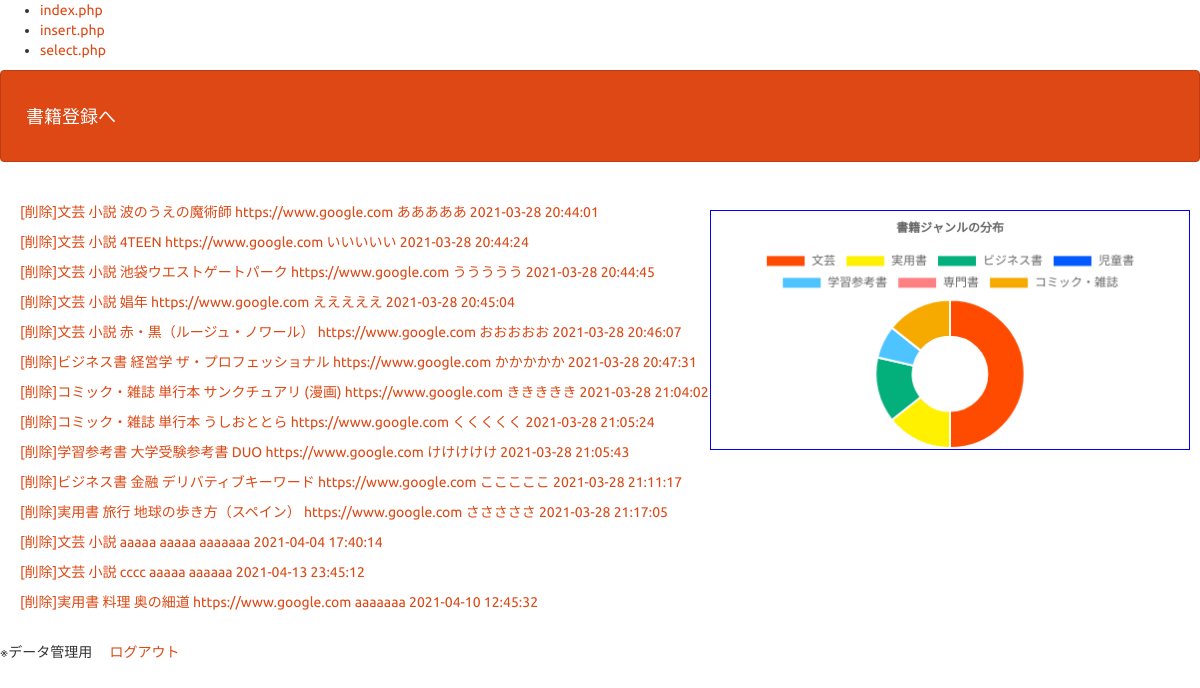
Screenshot of /select.php (signed in) with the database file from the repository.
### tables this page shows
CREATE TABLE `gs_20210327_table` (
  `id` mediumint(12) NOT NULL,
  `b_genre_1` varchar(128) NOT NULL,
  `b_genre_2` varchar(128) NOT NULL,
  `b_name` varchar(64) NOT NULL,
  `b_url` text NOT NULL,
  `b_remarks` text NOT NULL,
  `indate` datetime NOT NULL
);

### funcs.php (called while the page is built, shortened)
<?php
function h($str){
    return htmlspecialchars($str, ENT_QUOTES);
}

### select.php (the view, shortened to what this page needs)
<?php
require_once("funcs.php");
$pdo = db_conn();
$stmt = $pdo->prepare("SELECT * FROM gs_20210327_table");
$status = $stmt->execute();
$result_T = ["id","b_genre_1","b_genre_2","b_name","b_url","b_remarks","indate"];
if ($status == false) {
    query_error($stmt);
}else{
    while( $result = $stmt->fetch(PDO::FETCH_ASSOC)){
        $view .= '<p>';
        $view .= '<a href="delete.php?id=' . h($result['id']) . '" onclick = conf()>[削除]';
        $view .= '</a>';
        $view .= '<a href="detail.php?id=' . h($result[$result_T[0]]) . '">';
        $view .= h($result[$result_T[1]]).' ';
        $view .= h($result[$result_T[2]]).' ';
        $view .= h($result[$result_T[3]]).' ';
        $view .= h($result[$result_T[4]]).' ';
        $view .= h($result[$result_T[5]]).' ';
        $view .= h($result[$result_T[6]]).' ';
        $view .= '</a>';
        $view .= '</p>';
    }
}
$stmt = $pdo->prepare("SELECT * FROM gs_20210327_table");
$status = $stmt->execute();
$b_ary = array();
if ($status == false) {
    $error = $stmt->errorInfo();
    exit('ErrorQuery:' . print_r($error, true));
}else{
    while( $result = $stmt->fetch(PDO::FETCH_ASSOC)){
        array_push($b_ary,$result["b_genre_1"]);
    }
}
$book_genre_1_ary =["文芸","実用書","ビジネス書","児童書","学習参考書","専門書","コミック・雑誌"];
$answer_ary = array();
for($i=0 ; $i < count($book_genre_1_ary) ; $i++){
    $c=0;
    for($j=0 ; $j < count($b_ary) ; $j++){
        if ($book_genre_1_ary[$i] == $b_ary[$j]){
            $c++;
        }
    }
    array_push($answer_ary,$c);
}
$b = $book_genre_1_ary;
$a = $answer_ary;
?>
<!DOCTYPE html>
<html lang="ja">
<head>
<link rel="stylesheet" href="css/range.css">
<link href="css/bootstrap.min.css" rel="stylesheet">
</head>
<body id="main">
    <ul>
        <li><a href="index.php">index.php</a></li>
        <li><a href="insert.php">insert.php</a></li>
        <li><a href="select.php">select.php</a></li>
    </ul>
<header>
    <nav class="navbar navbar-default">
    <div class="container-fluid">
        <div class="navbar-header">
        <a class="navbar-brand" href="index.php">書籍登録へ</a>
        </div>
    </div>
    </nav>
</header>
    <div>
        <div ><?= $view ?></div>
    </div>
    <p>※データ管理用
    <a href="logout.php">ログアウト</a></p>
    <div class="chart_container" style="position:absolute; top:200px; left:700px; width:500px">
        <canvas id="myChart" style = "border: 1px solid blue"></canvas>
    </div>
<script>
	// 削除確認
    function conf(){
        confirm("ok?");
        //「キャンセル」の指示がない！！！！
        // okだったら・・
        // ngだったら・・
        // return confirm("ok?");
        // let ret = confirm('OK?');
        // if(ret == false){
        //     exit();
        // }
    }
    // function conf_test(){
    //     confirm('OK?');
    //     console.log(conf_test());
    // }
    // Chart
	const can = $("#myChart");
    //＊(6)phpの配列そのものを、scriptに持ち込めない。各要素毎にphp⇒scriptに受け渡す。
    const label_ary = ["<?= h($b[0]) ?>","<?= h($b[1]) ?>","<?= h($b[2]) ?>","<?= h($b[3]) ?>",
                        "<?= h($b[4]) ?>","<?= h($b[5]) ?>","<?= h($b[6]) ?>"];
    const data_ary  = [<?= h($a[0]) ?>,<?= h($a[1]) ?>,<?= h($a[2]) ?>,<?= h($a[3]) ?>,
                        <?= h($a[4]) ?>,<?= h($a[5]) ?>,<?= h($a[6]) ?>];
    // カラーの設定
    const color_ary = ["#ff4b00","#fff100","#03af7a","#005aff","#4dc4ff","#ff8082","#f6aa00"]
    new Chart(can, {
  	type: "doughnut",
		data: {
            labels: label_ary,  //例として["赤", "青", "黄色"],
            datasets: [{
					data: data_ary, //[50, 50, 100],
					backgroundColor: color_ary
				}]
		},
        options: {
            title: {
                display: true,
                text: '書籍ジャンルの分布'
            }
        }
	});
</script>
</body>
</html>

### select.php (style rules this page uses)
div { padding: 10px;font-size:14px; }

### rows the page displays
gs_20210327_table: value "文芸 小説 波のうえの魔術師 https://www.google.com あああああ 2021-03-28 20:44:01"
gs_20210327_table: value "文芸 小説 4TEEN https://www.google.com いいいいい 2021-03-28 20:44:24"
gs_20210327_table: value "文芸 小説 池袋ウエストゲートパーク https://www.google.com ううううう 2021-03-28 20:44:45"
gs_20210327_table: value "文芸 小説 娼年 https://www.google.com えええええ 2021-03-28 20:45:04"
gs_20210327_table: value "文芸 小説 赤・黒（ルージュ・ノワール） https://www.google.com おおおおお 2021-03-28 20:46:07"
gs_20210327_table: value "ビジネス書 経営学 ザ・プロフェッショナル https://www.google.com かかかかか 2021-03-28 20:47:31"
gs_20210327_table: value "コミック・雑誌 単行本 サンクチュアリ (漫画) https://www.google.com ききききき 2021-03-28 21:04:02"
gs_20210327_table: value "コミック・雑誌 単行本 うしおととら https://www.google.com くくくくく 2021-03-28 21:05:24"
gs_20210327_table: value "学習参考書 大学受験参考書 DUO https://www.google.com けけけけけ 2021-03-28 21:05:43"
gs_20210327_table: value "ビジネス書 金融 デリバティブキーワード https://www.google.com こここここ 2021-03-28 21:11:17"
gs_20210327_table: value "実用書 旅行 地球の歩き方（スペイン） https://www.google.com さささささ 2021-03-28 21:17:05"
gs_20210327_table: value "文芸 小説 aaaaa aaaaa aaaaaaa 2021-04-04 17:40:14"
gs_20210327_table: value "文芸 小説 cccc aaaaa aaaaaa 2021-04-13 23:45:12"
gs_20210327_table: value "実用書 料理 奥の細道 https://www.google.com aaaaaaa 2021-04-10 12:45:32"

### other values shown
chart data {{ $b[0] }} 文芸
chart data {{ $b[1] }} 実用書
chart data {{ $b[2] }} ビジネス書
chart data {{ $b[3] }} 児童書
